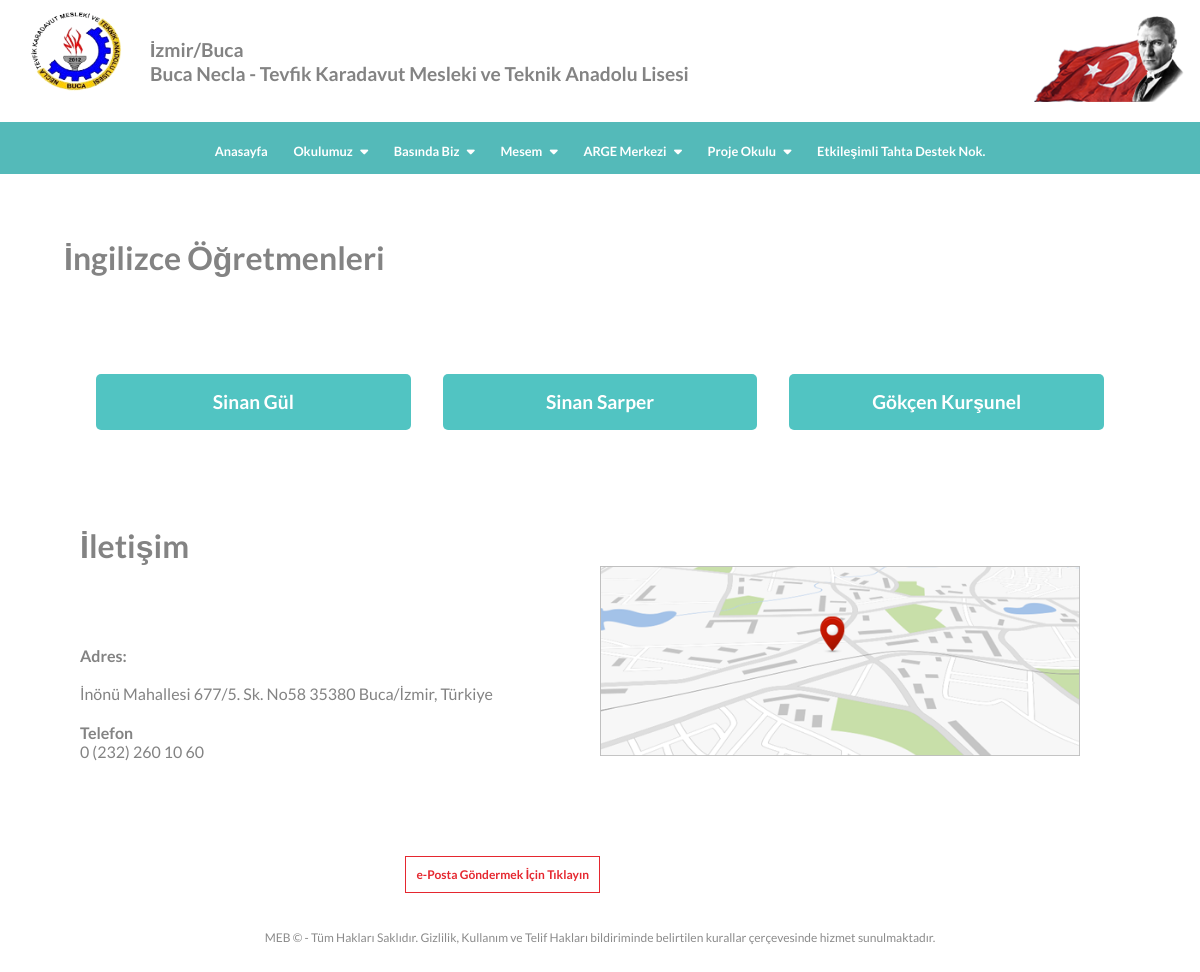
/okulumuz/ogretmenler/ingilizce.php, run on the app's committed database.
### tables this page shows
CREATE TABLE `teacher` (
  `teacher_id` int(11) NOT NULL,
  `teacher_name` varchar(150) NOT NULL,
  `teach_id` int(11) NOT NULL
);

### okulumuz/ogretmenler/ingilizce.php (the view, shortened to what this page needs)
<?php
include "../../Admin/connect.php";
$teacherReq=$db->prepare("SELECT * from teacher WHERE teach_id=:id");
$teacherReq->execute(array(
    "id" => 6
));
?>
<!DOCTYPE html>
<html lang="en">
<head>
    <link rel="stylesheet" href="../../style.css">
    <link rel="stylesheet" href="../../app.css">
    <link rel="stylesheet" href="https://cdnjs.cloudflare.com/ajax/libs/font-awesome/6.0.0/css/all.min.css"/>
</head>
<body>
    <div class="header-top">
        <div class="header-container">
            <div class="container">
                <a href="#" class="logo">
                    <img src="../../images/logo-removebg-preview.png" alt="">
                    <span class="meb-baslik">İzmir/Buca</span>
                    <span class="okul-baslik">Buca Necla - Tevfik Karadavut Mesleki ve Teknik Anadolu Lisesi</span>
                </a>
                <div class="ataturk">
                    <img src="../../images/ataturk.png" alt="">
                </div>
            </div>
        </div>
    </div>
    <nav id="main-nav" class="nav">
        <div class="container">
            <ul>
                    <li><a href="#">Anasayfa</a></li>
                    <li class="drop"><a href="#">Okulumuz &nbsp; <i class="fa fa-caret-down"></i></a>
                    </li>
                    <li class="drop"><a href="#">Basında Biz &nbsp; <i class="fa fa-caret-down"></i></a>
                    </li>
                    <li class="drop"><a href="#">Mesem &nbsp; <i class="fa fa-caret-down"></i></a>
                    </li>
                    <li class="drop"><a href="#">ARGE Merkezi &nbsp; <i class="fa fa-caret-down"></i></a>
                    </li>
                    <li class="drop"><a href="#">Proje Okulu &nbsp; <i class="fa fa-caret-down"></i></a>
                    </li>
                    <li><a href="../../etkilesimli-tahta-destek.php">Etkileşimli Tahta Destek Nok.</a></li>
            </ul>
        </div>
    </nav>
    <div class="header">
        <div class="bil-tek-container">
            <div class="container">
                <h1>İngilizce Öğretmenleri</h1>
                <ul>
                    <?php
                        while($teacherGet=$teacherReq->fetch(PDO::FETCH_ASSOC)) { ?>
                    <a href=""><li><?php echo $teacherGet["teacher_name"]; ?></li></a>
                    <?php } ?>
                </ul>
            </div>
        </div>
    </div>
        <div class="footer">
            <div class="title">
                <h1>İletişim</h1>
            </div>
            <div class="container">
                <div class="content">
                    <p><strong>Adres:</strong></p>
                    <br>
					İnönü Mahallesi 677/5. Sk. No58 35380 Buca/İzmir, Türkiye
                    <br>
                    <br>
                    <strong>Telefon</strong>
                    <br>
					0 (232) 260 10 60
                    <br>
                    <br>
                </div>
                    <div class="map">
                        <a href="https://goo.gl/maps/UFzqJ4P1bChndR6k9"><img src="../../images/footer-map.png" alt=""></a>
                    </div>
                    <div class="eposta">
                        <a href="#">e-Posta Göndermek İçin Tıklayın</a>
                    </div>
                </div>
            </div>
                <div class="footer-info">
                    MEB © - Tüm Hakları Saklıdır. Gizlilik, Kullanım ve Telif Hakları bildiriminde belirtilen kurallar çerçevesinde hizmet sunulmaktadır.
                </div>
</body>
</html>

### style.css (style rules this page uses)
:root { --primary-color:#54BAB9; --secondary-color:#E9DAC1; }
* { margin: 0; padding: 0; }
body { font-size: 1.2rem; font-family: 'Lato', sans-serif; }
ul { list-style: none; }
a { text-decoration: none; }
#main-nav .container { display: grid; grid-template-columns: 3fr ; align-items: center; padding: .9rem; }
#main-nav { background: #54BAB9; }
#main-nav ul li a { padding: .8rem; font-size:.8rem ; color: #fff; transition: .5s; }
#main-nav ul { display: flex; justify-self: center; }
a { color: #fff; font-weight: bold; }
.footer .container { display: grid; grid-template-columns: repeat(2, 1fr); }
.footer .container .content { margin: 5rem; font-size: 1rem; color: #838383; }
.footer .title { margin-left: 5rem; color: #838383; font-size: 1rem; }
.footer .eposta a { color: #e5272f; font-size: 12px; font-weight: bold; border: 1px solid #e5272f; padding: 10px; text-decoration: none; }
.footer .eposta { justify-self: flex-end; }
.footer-info { width: 100%; float: left; text-align: center; font-size: 12px; height: 45px; padding: 15px 0px; color: #8b8b8b; margin-top: 2rem; }
.footer img { width: 80%; }
.header-top .header-container .container { display: flex; justify-content: space-between }
.header-top .header-container .container .meb-baslik { align-self: flex-end; color: #838383; }
.header-top .header-container .logo { display: grid; grid-template-columns: .4fr 2fr; }
.header-top .header-container .container .okul-baslik { align-self: flex-start; color: #838383; grid-column: 2; }
.header-top .header-container img { width: 150px; grid-row: span 2; }
.header-top .container { grid-template-columns: repeat(2,1fr); }
.header-top .container .ataturk img { margin: 1rem ; }
.header .bil-tek-container .container ul { margin: 5rem; display: grid; grid-template-columns: repeat(3,1fr); }
.header .bil-tek-container .container ul a li { display: flex; justify-content: center; }
.header .bil-tek-container .container ul a { margin: 1rem; padding: 1rem; background: #51c4c2; color: #fff; border-radius: 5px; transition: 1s; }
.header .bil-tek-container .container h1 { margin: 4rem; font-size: 2rem; color: #838383; }

### data on the page
teacher: teacher_name "Sinan Gül"
teacher: teacher_name "Sinan Sarper"
teacher: teacher_name "Gökçen Kurşunel"
